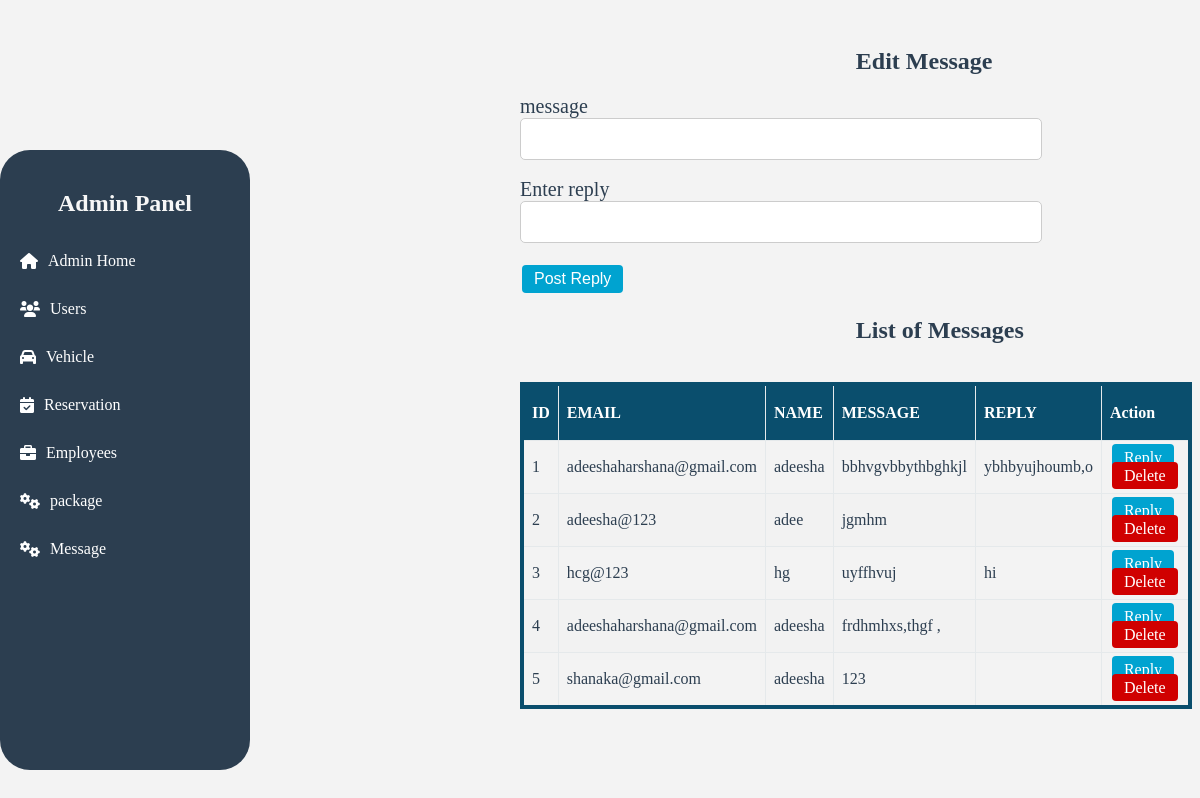
Page /adminMessage.php on the earlier database version.
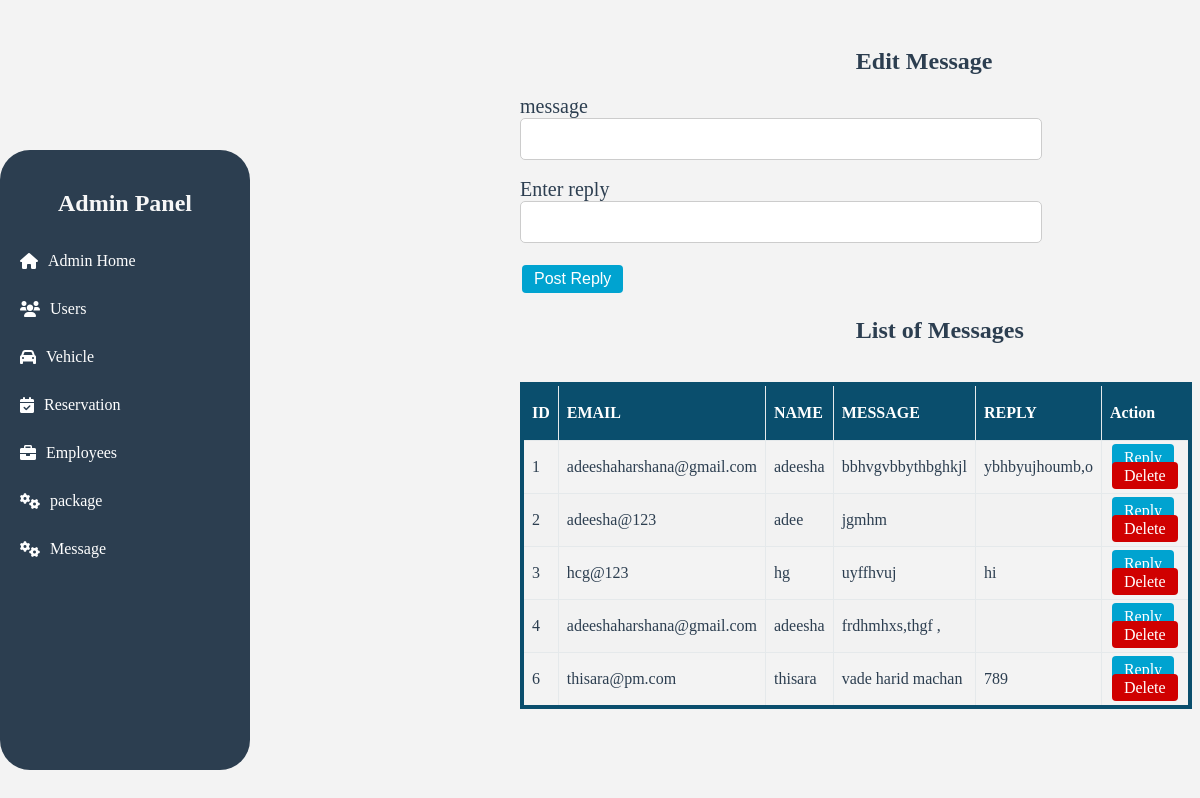
Same page on the later database version.
### tables this page shows
CREATE TABLE `feedback` (
  `email` varchar(32) NOT NULL,
  `name` varchar(20) NOT NULL,
  `message` varchar(100) NOT NULL,
  `messageID` int(20) NOT NULL,
  `reply` varchar(100) NOT NULL
);

### adminMessage.php (the view, shortened to what this page needs)
<?php
    include("adminSidebar.php");
    require_once 'database.php';
?>
<!DOCTYPE html>
<html lang="en">
<head>
    <link rel="stylesheet" href="style\adminUser.css">
</head>
<body>
<div class="container" id="form-container">
    <h2>Edit Message</h2>
    <form method="post" action="">
        <div class="inputs">
            <label for="admin_name">message</label><br>
            <input type="text" name="message" id="name" value="<?php echo isset($message) ? $message : '';?>" readonly><br><br>
            <label for="admin_username">Enter reply</label><br>
            <input type="text" name="reply" id="username" value="<?php echo isset($reply) ? $reply : ''; ?>" required><br><br>
                <button type="submit" name="update" class="button" id="btn">Post Reply</button>
        </div>
    </form>
</div>
    <div class="container" id="table-container">
    <h2>List of Messages</h2>
    <br>
    <table class="table">
        <thead>
            <tr>
                <th>ID</th>
                <th>EMAIL</th>
                <th>NAME</th>
                <th>MESSAGE</th>
                <th>REPLY</th>
                <th>Action</th>
            </tr>
        </thead>
        <tbody>
        <?php
        $query = "SELECT * FROM feedback";
        $query_run = mysqli_query($conn, $query);
        if (mysqli_num_rows($query_run) > 0) {
            while ($row = mysqli_fetch_assoc($query_run)) {
                ?>
                <tr>
                    <td><?php echo $row['messageID']; ?></td>
                    <td><?php echo $row['email']; ?></td>
                    <td><?php echo $row['name']; ?></td>
                    <td><?php echo $row['message']; ?></td>
                    <td><?php echo $row['reply']; ?></td>
                    <td>
                        <a class='button' id='btn1' href='adminMessage.php?edit_id=<?php echo $row['messageID']; ?>'>Reply</a>
                        <a class='button' id='btn2' href='adminMessage.php?delete_id=<?php echo $row['messageID']; ?>' onclick="return confirm('Are you sure you want to delete this message');">Delete</a>
                    </td>
                </tr>
                <?php
            }
        } else {
            echo "<tr><td colspan='8'>No record found</td></tr>";
        }
        ?>
        </tbody>
    </table>
</div>
</body>
</html>

Differences in the rows shown:
removed feedback: messageID "5", email "shanaka@gmail.com", name "adeesha", message "123"
added feedback: messageID "6", email "thisara@pm.com", name "thisara", message "vade harid machan", reply "789"
